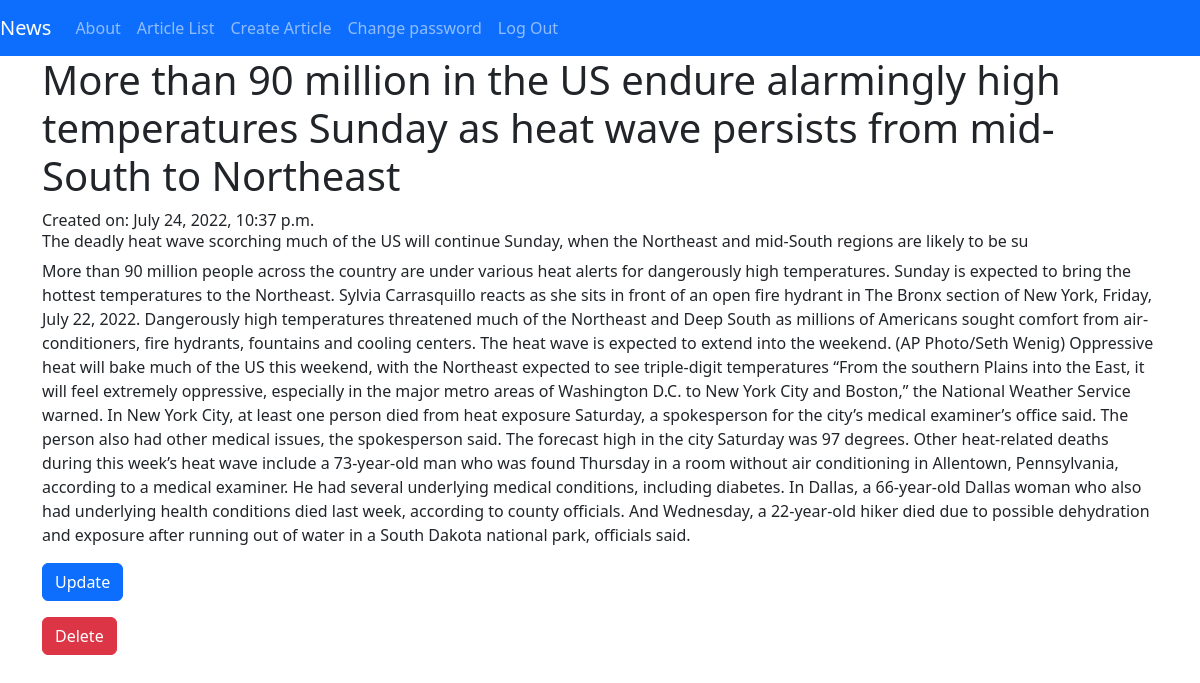
The app's page /articles/6/ (signed in) with its own data.
### articles/models.py (models this page shows, shortened)
class Article(models.Model):
    title = models.CharField(max_length=128)
    subtitle = models.CharField(max_length=128)
    author = models.ForeignKey(
        get_user_model(),
        on_delete=models.CASCADE
    )
    section = models.ForeignKey(
        Section,
        on_delete=models.CASCADE,
        null=True,
        blank=True
    )
    _type = models.ForeignKey(
        ArticleType,
        on_delete=models.CASCADE,
        null=True,
        blank=True
    )
    status = models.ForeignKey(
        Status,
        on_delete=models.CASCADE,
        null=True,
        blank=True
    )
    body = models.TextField()
    created_on = models.DateTimeField(auto_now_add=True)

### articles/views.py (the view)
# urls.py: path('<int:pk>/', ArticleDetailView.as_view(), name ='article_detail'),
class ArticleDetailView(DetailView):
    template_name= "articles/detail.html"
    model = Article

### templates/articles/detail.html (shortened to what this page needs)
{% extends 'base.html' %}
{% block content %}
<h1>{{ article.title }}</h1> <span> Created on: {{ article.created_on }}</span>
<h6>{{ article.subtitle }}</h6>
<p>{{ article.body }}</p>
{% if user.is_authenticated %}
<p><a class="btn btn-primary" href="{% url 'article_update' article.id %}"> Update</a></p>
<p><a class="btn btn-danger" href="{% url 'article_delete'  article.id %}"> Delete</a></p>
{% endif %}
{% endblock content %}

### records on screen
Article: title "More than 90 million in the US endure alarmingly high temperatures Sunday as heat wave persists from mid-South to Northeast", created_on "July 24, 2022, 10:37 p.m.", subtitle "The deadly heat wave scorching much of the US will continue Sunday, when the Northeast and mid-South regions are likely to be su", body "More than 90 million people across the country are under various heat alerts for dangerously high temperatures. Sunday is expected to bring the hottest temperatures to the Northeast. Sylvia Carrasquillo reacts as she sits in front of an open fire hydrant in The Bronx section of New York, Friday, July 22, 2022. Dangerously high temperatures threatened much of the Northeast and Deep South as millions of Americans sought comfort from air-conditioners, fire hydrants, fountains and cooling centers. The heat wave is expected to extend into the weekend. (AP Photo/Seth Wenig) Oppressive heat will bake much of the US this weekend, with the Northeast expected to see triple-digit temperatures “From…"
